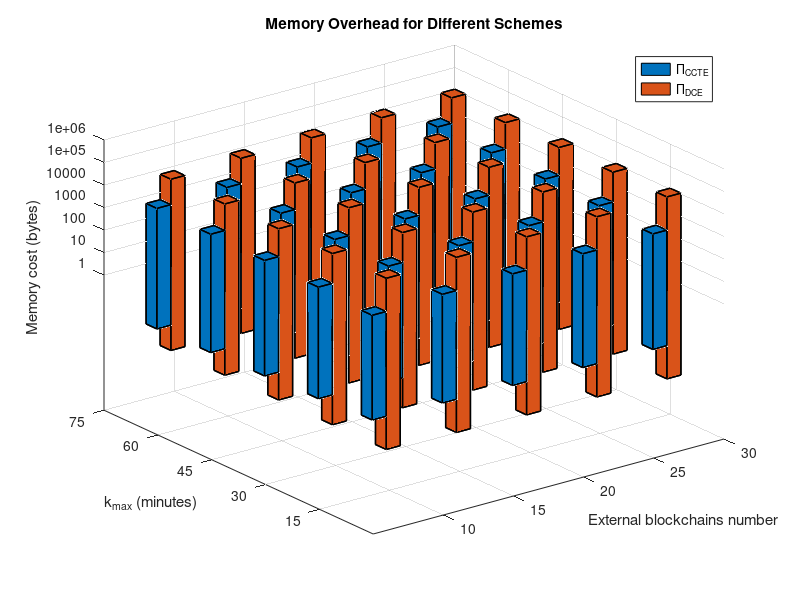

Write the MATLAB code that produced this figure.
% Given values
N = [10, 15, 20, 25, 30];
k_max = [15, 30, 45, 60, 75];
mu = 10;

% Calculate the memory overhead for each combination
[NN, KK] = meshgrid(N, k_max);

our_scheme_overhead = (600 .* KK) .* NN / 2;
pidce_overhead = (40 .* 200000 .* NN) / 2;

% Convert to linear scale
our_scheme_overhead_lin = log10(our_scheme_overhead);
pidce_overhead_lin = log10(pidce_overhead);

% Create a 3D bar plot
figure('Position', [10 10 900 600]);
hold on;

% Define the bar widths and offsets
bar_width = 0.2;

% Draw cuboids for each scheme instead of using bar3
colors = {[0/255, 114/255, 189/255], [217/255, 83/255, 25/255]};
for i = 1:length(N)
    for j = 1:length(k_max)
        for scheme = 1:2
            X = [i + (scheme-2)*bar_width - bar_width/2, i + (scheme-2)*bar_width + bar_width/2];
            Y = [j - bar_width/2, j + bar_width/2];
            if scheme == 1
                Z = our_scheme_overhead_lin(j, i);
            else
                Z = pidce_overhead_lin(j, i);
            end
            drawCuboid([X(1), Y(1), 0, bar_width, bar_width, Z], 'FaceColor', colors{scheme}, 'EdgeColor', 'k', 'LineWidth', 1, 'FaceAlpha', 1);
        end
    end
end

% Customize plot appearance
xlabel('External blockchains number ');
ylabel('k_{max} (minutes)');
zlabel('Memory cost (bytes)');
title('Memory Overhead for Different Schemes');

% Add legend
p1 = patch(NaN, NaN, 'k', 'FaceColor', colors{1}, 'FaceAlpha', 1);
p2 = patch(NaN, NaN, 'k', 'FaceColor', colors{2}, 'FaceAlpha', 1);
legend([p1, p2], 'Π_{CCTE}', 'Π_{DCE}');

% Set x and y-axis ticks and labels
set(gca, 'XTick', 1:length(N), 'XTickLabel', N);
set(gca, 'YTick', 1:length(k_max), 'YTickLabel', k_max);

% Rotate y-axis labels
ytickangle(45);

% Set z-axis ticks and labels to reflect original data
zTickData = [1 10 100 1000 10000 100000 1000000 10000000];
set(gca, 'ZTick', log10(zTickData), 'ZTickLabel', zTickData);

grid on;
view(3);
hold off;
